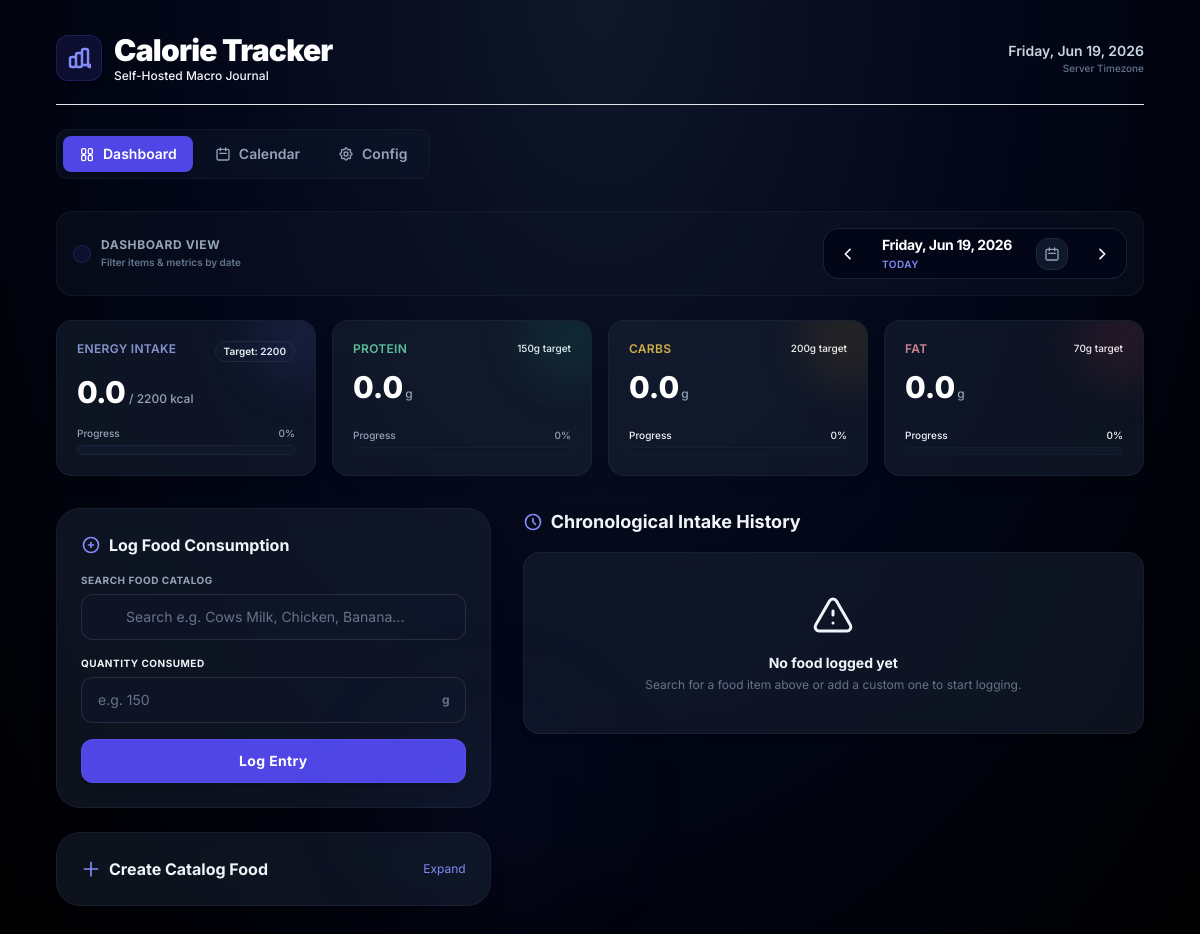
Before: / with the older database file.
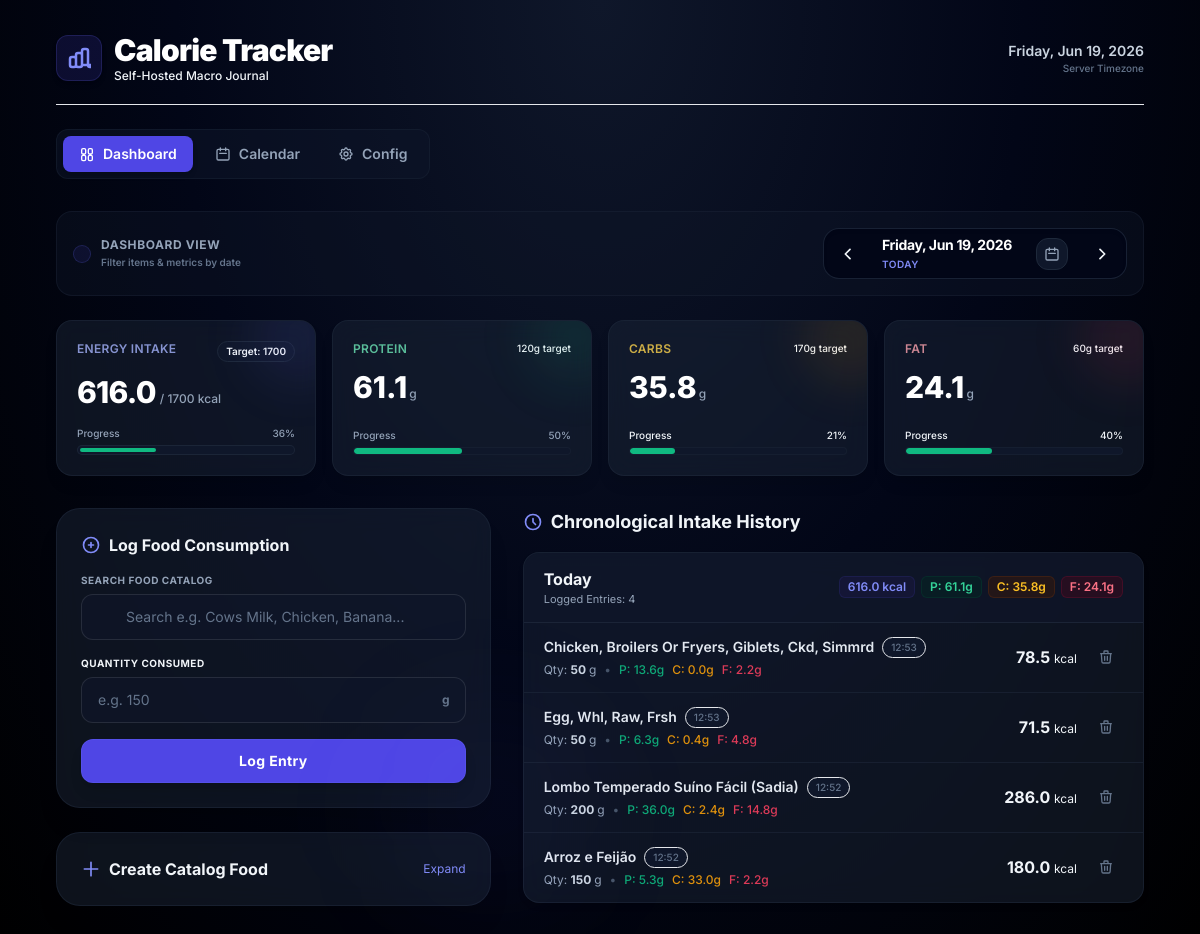
After: the same page with the newer database file.
### tables this page shows
CREATE TABLE targets (
        key TEXT PRIMARY KEY,
        value REAL NOT NULL
    );

CREATE TABLE logs (
        id INTEGER PRIMARY KEY AUTOINCREMENT,
        food_id INTEGER NOT NULL,
        quantity REAL NOT NULL,
        timestamp TEXT NOT NULL, -- Stored as ISO8601 string (YYYY-MM-DD HH:MM:SS)
        FOREIGN KEY (food_id) REFERENCES foods(id) ON DELETE CASCADE
    );

CREATE TABLE foods (
        id INTEGER PRIMARY KEY AUTOINCREMENT,
        name TEXT NOT NULL UNIQUE,
        calories REAL NOT NULL,
        protein REAL DEFAULT 0,
        carbs REAL DEFAULT 0,
        fat REAL DEFAULT 0,
        unit TEXT DEFAULT 'g'
    );

### app/main.py (the view)
@app.get("/", response_class=HTMLResponse)
def index_view(request: Request, date: str = None):
    if not date:
        date = datetime.now().strftime("%Y-%m-%d")
    try:
        date_obj = datetime.strptime(date, "%Y-%m-%d")
    except (ValueError, TypeError):
        date_obj = datetime.now()
        date = date_obj.strftime("%Y-%m-%d")
    prev_date = (date_obj - timedelta(days=1)).strftime("%Y-%m-%d")
    next_date = (date_obj + timedelta(days=1)).strftime("%Y-%m-%d")
    formatted_selected_date = date_obj.strftime("%A, %b %d, %Y")
    today_str = datetime.now().strftime("%Y-%m-%d")
    yesterday_str = (datetime.now() - timedelta(days=1)).strftime("%Y-%m-%d")
    tomorrow_str = (datetime.now() + timedelta(days=1)).strftime("%Y-%m-%d")
    if date == today_str:
        selected_day_name = "Today"
    elif date == yesterday_str:
        selected_day_name = "Yesterday"
    elif date == tomorrow_str:
        selected_day_name = "Tomorrow"
    else:
        selected_day_name = date_obj.strftime("%A")
    conn = get_db_connection()
    metrics = get_daily_metrics(conn, date)
    history = get_grouped_history(conn, date)
    conn.close()
    return templates.TemplateResponse(request, "index.html", {
        "metrics": metrics,
        "history": history,
        "active_tab": "dashboard",
        "selected_date": date,
        "formatted_selected_date": formatted_selected_date,
        "selected_day_name": selected_day_name,
        "prev_date": prev_date,
        "next_date": next_date,
        "today_date": today_str
    })

### app/templates/index.html (shortened to what the changed rows need)
{% extends "base.html" %}
{% block content %}
    <div id="metrics-panel" class="grid grid-cols-1 sm:grid-cols-2 lg:grid-cols-4 gap-4 mb-8">
        {% include "metrics.html" %}
    </div>
    <div class="grid grid-cols-1 lg:grid-cols-12 gap-8">
        <div class="lg:col-span-5 space-y-6">
            <div class="glass-panel p-6 rounded-3xl border border-slate-800/60 shadow-xl relative z-20">
                <h2 class="text-base font-bold text-slate-100 mb-4 flex items-center gap-2">
                    <svg xmlns="http://www.w3.org/2000/svg" class="h-5 w-5 text-indigo-400" fill="none" viewBox="0 0 24 24" stroke="currentColor">
                        <path stroke-linecap="round" stroke-linejoin="round" stroke-width="2" d="M12 9v3m0 0v3m0-3h3m-3 0H9m12 0a9 9 0 11-18 0 9 9 0 0118 0z" />
                    </svg>
                    Log Food Consumption
                </h2>
            </div>
            <details class="group glass-panel rounded-3xl border border-slate-800/60 p-6 shadow-xl relative z-10 overflow-hidden transition-all duration-200">
                <summary class="list-none flex justify-between items-center cursor-pointer select-none">
                    <h2 class="text-base font-bold text-slate-100 flex items-center gap-2">
                        <svg xmlns="http://www.w3.org/2000/svg" class="h-5 w-5 text-indigo-400 group-open:rotate-45 transition-transform duration-200" fill="none" viewBox="0 0 24 24" stroke="currentColor">
                            <path stroke-linecap="round" stroke-linejoin="round" stroke-width="2" d="M12 4v16m8-8H4" />
                        </svg>
                        Create Catalog Food
                    </h2>
                </summary>
            </details>
        </div>
        <div class="lg:col-span-7">
            <h2 class="text-lg font-bold text-slate-100 mb-4 flex items-center gap-2">
                <svg xmlns="http://www.w3.org/2000/svg" class="h-5 w-5 text-indigo-400" fill="none" viewBox="0 0 24 24" stroke="currentColor">
                    <path stroke-linecap="round" stroke-linejoin="round" stroke-width="2" d="M12 8v4l3 3m6-3a9 9 0 11-18 0 9 9 0 0118 0z" />
                </svg>
                Chronological Intake History
            </h2>
            <div id="history-panel">
                {% include "logs.html" %}
            </div>
        </div>
    </div>
{% endblock %}

### app/templates/metrics.html (shortened to what the changed rows need)
<div class="glass-panel p-5 rounded-2xl relative overflow-hidden flex flex-col justify-between min-h-[140px] border border-slate-800/60 shadow-lg">
    <div>
        <div class="flex justify-between items-start">
            <span class="text-xs font-semibold tracking-wide uppercase text-indigo-300/80">Energy Intake</span>
            <span class="text-[10px] px-2 py-0.5 rounded-full bg-slate-900 text-slate-350 font-semibold border border-slate-800">
                Target: {{ metrics.targets.calories | int }}
            </span>
        </div>
        <div class="mt-3 flex items-baseline gap-1">
            <span class="text-3xl font-extrabold tracking-tight text-white">{{ metrics.totals.calories }}</span>
            <span class="text-xs text-slate-400 font-medium">/ {{ metrics.targets.calories | int }} kcal</span>
        </div>
    </div>
    <div class="mt-4">
        <div class="flex justify-between text-[10px] mb-1 font-medium text-slate-400">
            <span>Progress</span>
            <span>{{ metrics.percentages.calories }}%</span>
        </div>
        <div class="w-full bg-slate-900 rounded-full h-2.5 p-0.5 border border-slate-800/80 overflow-hidden">
            <div
                class="h-full rounded-full progress-bar-transition {{ metrics.colors.calories }}"
                style="width: {{ metrics.bar_widths.calories }}%"
            ></div>
        </div>
    </div>
</div>
<div class="glass-panel p-5 rounded-2xl relative overflow-hidden flex flex-col justify-between min-h-[140px] border border-slate-800/60 shadow-lg">
    <div>
        <div class="flex justify-between items-start">
            <span class="text-xs font-semibold tracking-wide uppercase text-emerald-300/80">Protein</span>
            <span class="text-[10px] text-slate-450 font-medium">{{ metrics.targets.protein | int }}g target</span>
        </div>
        <div class="mt-3 flex items-baseline gap-0.5">
            <span class="text-3xl font-extrabold text-white">{{ metrics.totals.protein }}</span>
            <span class="text-xs text-slate-400 font-medium">g</span>
        </div>
    </div>
    <div class="mt-4">
        <div class="flex justify-between text-[10px] mb-1 font-medium text-slate-400">
            <span>Progress</span>
            <span>{{ metrics.percentages.protein }}%</span>
        </div>
        <div class="w-full bg-slate-900 rounded-full h-2 overflow-hidden border border-slate-800/40">
            <div
                class="h-full rounded-full progress-bar-transition {{ metrics.colors.protein }}"
                style="width: {{ metrics.bar_widths.protein }}%"
            ></div>
        </div>
    </div>
</div>
<div class="glass-panel p-5 rounded-2xl relative overflow-hidden flex flex-col justify-between min-h-[140px] border border-slate-800/60 shadow-lg">
    <div>
        <div class="flex justify-between items-start">
            <span class="text-xs font-semibold tracking-wide uppercase text-amber-300/80">Carbs</span>
            <span class="text-[10px] text-slate-450 font-medium">{{ metrics.targets.carbs | int }}g target</span>
        </div>
        <div class="mt-3 flex items-baseline gap-0.5">
            <span class="text-3xl font-extrabold text-white">{{ metrics.totals.carbs }}</span>
            <span class="text-xs text-slate-400 font-medium">g</span>
        </div>
    </div>
    <div class="mt-4">
        <div class="flex justify-between text-[10px] mb-1 font-medium text-slate-450">
            <span>Progress</span>
            <span>{{ metrics.percentages.carbs }}%</span>
        </div>
        <div class="w-full bg-slate-900 rounded-full h-2 overflow-hidden border border-slate-800/40">
            <div
                class="h-full rounded-full progress-bar-transition {{ metrics.colors.carbs }}"
                style="width: {{ metrics.bar_widths.carbs }}%"
            ></div>
        </div>
    </div>
</div>
<div class="glass-panel p-5 rounded-2xl relative overflow-hidden flex flex-col justify-between min-h-[140px] border border-slate-800/60 shadow-lg">
    <div>
        <div class="flex justify-between items-start">
            <span class="text-xs font-semibold tracking-wide uppercase text-rose-300/80">Fat</span>
            <span class="text-[10px] text-slate-450 font-medium">{{ metrics.targets.fat | int }}g target</span>
        </div>
        <div class="mt-3 flex items-baseline gap-0.5">
            <span class="text-3xl font-extrabold text-white">{{ metrics.totals.fat }}</span>
            <span class="text-xs text-slate-400 font-medium">g</span>
        </div>
    </div>
    <div class="mt-4">
        <div class="flex justify-between text-[10px] mb-1 font-medium text-slate-450">
            <span>Progress</span>
            <span>{{ metrics.percentages.fat }}%</span>
        </div>
        <div class="w-full bg-slate-900 rounded-full h-2 overflow-hidden border border-slate-800/40">
            <div
                class="h-full rounded-full progress-bar-transition {{ metrics.colors.fat }}"
                style="width: {{ metrics.bar_widths.fat }}%"
            ></div>
        </div>
    </div>
</div>

### app/templates/logs.html (shortened to what the changed rows need)
<div class="space-y-6">
    {% if history %}
        {% for day_name, data in history.items() %}
            <div class="glass-panel rounded-2xl overflow-hidden border border-slate-800/60 shadow-md">
                <div class="px-5 py-3.5 bg-slate-900/60 border-b border-slate-800/80 flex flex-col sm:flex-row justify-between items-start sm:items-center gap-2">
                    <div>
                        <h3 class="text-base font-bold text-slate-100">{{ day_name }}</h3>
                        <p class="text-[11px] text-slate-400">Logged Entries: {{ data['items'] | length }}</p>
                    </div>
                    <div class="flex flex-wrap gap-1.5 text-xs font-semibold">
                        <span class="px-2 py-0.5 bg-indigo-950/40 text-indigo-400 rounded-md border border-indigo-900/30">
                            {{ data.totals.calories }} kcal
                        </span>
                        <span class="px-2 py-0.5 bg-emerald-950/40 text-emerald-400 rounded-md border border-emerald-900/30">
                            P: {{ data.totals.protein }}g
                        </span>
                        <span class="px-2 py-0.5 bg-amber-950/40 text-amber-400 rounded-md border border-amber-900/30">
                            C: {{ data.totals.carbs }}g
                        </span>
                        <span class="px-2 py-0.5 bg-rose-950/40 text-rose-400 rounded-md border border-rose-900/30">
                            F: {{ data.totals.fat }}g
                        </span>
                    </div>
                </div>
                <ul class="divide-y divide-slate-800/60">
                    {% for item in data['items'] %}
                        <li class="px-5 py-3.5 flex justify-between items-center gap-3 hover:bg-slate-800/10 transition-colors duration-150">
                            <div class="min-w-0 flex-1">
                                <div class="flex items-center gap-2">
                                    <span class="font-semibold text-slate-200 text-sm truncate">{{ item.name }}</span>
                                    <span class="text-[10px] text-slate-500 font-medium px-2 py-0.5 bg-slate-900 rounded-full border border-slate-850 shrink-0">
                                        {{ item.time }}
                                    </span>
                                </div>
                                <div class="mt-1 flex items-center gap-2 text-xs text-slate-400">
                                    <span>Qty: <strong class="text-slate-300">
                                        {% if item.unit == 'g' %}
                                            {{ item.quantity | int if item.quantity == item.quantity | int else item.quantity }}
                                        {% else %}
                                            {{ item.quantity | int if item.quantity == item.quantity | int else item.quantity }}
                                        {% endif %}
                                    </strong>{{ item.unit }}</span>
                                    <span class="text-slate-600">•</span>
                                    <span class="flex gap-2">
                                        <span class="text-emerald-500/90 font-medium">P: {{ item.protein }}g</span>
                                        <span class="text-amber-500/90 font-medium">C: {{ item.carbs }}g</span>
                                        <span class="text-rose-500/90 font-medium">F: {{ item.fat }}g</span>
                                    </span>
                                </div>
                            </div>
                            <div class="flex items-center gap-3 shrink-0">
                                <span class="font-bold text-slate-100 text-sm sm:text-base">
                                    {{ item.calories }} <span class="text-xs text-slate-450 font-normal">kcal</span>
                                </span>
                                <button
                                    hx-delete="/log/{{ item.log_id }}?date={{ selected_date }}"
                                    hx-target="#history-panel"
                                    hx-swap="innerHTML"
                                    class="text-slate-500 hover:text-rose-450 hover:bg-rose-500/10 p-2 rounded-lg transition-all duration-150 border border-transparent hover:border-rose-500/20"
                                    title="Delete Log"
                                >
                                    <svg xmlns="http://www.w3.org/2500/svg" class="h-4 w-4" fill="none" viewBox="0 0 24 24" stroke="currentColor" stroke-width="2">
                                        <path stroke-linecap="round" stroke-linejoin="round" d="M19 7l-.867 12.142A2 2 0 0116.138 21H7.862a2 2 0 01-1.995-1.858L5 7m5 4v6m4-6v6m1-10V4a1 1 0 00-1-1h-4a1 1 0 00-1 1v3M4 7h16" />
                                    </svg>
                                </button>
                            </div>
                        </li>
                    {% endfor %}
                </ul>
            </div>
        {% endfor %}
    {% else %}
        <div class="glass-panel rounded-2xl p-10 text-center border border-slate-800/60 shadow-md">
            <h4 class="text-sm font-bold text-slate-350">No food logged yet</h4>
            <p class="text-xs text-slate-500 mt-1">Search for a food item above or add a custom one to start logging.</p>
        </div>
    {% endif %}
</div>

Changed rows visible on the page:
changed targets (number 1 of 4 on the later page): targets.calories "2200" → "1700"
changed targets (number 2 of 4 on the later page): targets.protein "150" → "120"
changed targets (number 3 of 4 on the later page): targets.carbs "200" → "170"
changed targets (number 4 of 4 on the later page): targets.fat "70" → "60"
added logs: name "Chicken, Broilers Or Fryers, Giblets, Ckd, Simmrd", time "12:53", quantity "50", unit "g", protein "13.6", carbs "0.0", fat "2.2", calories "78.5"
added logs: name "Egg, Whl, Raw, Frsh", time "12:53", quantity "50", unit "g", protein "6.3", carbs "0.4", fat "4.8", calories "71.5"
added logs: name "Lombo Temperado Suíno Fácil (Sadia)", time "12:52", quantity "200", unit "g", protein "36.0", carbs "2.4", fat "14.8", calories "286.0"
added logs: name "Arroz e Feijão", time "12:52", quantity "150", unit "g", protein "5.3", carbs "33.0", fat "2.2", calories "180.0"
Other visible differences:
{{ metrics.totals.calories }}: "0.0" → "616.0"
{{ metrics.percentages.calories }}: "0" → "36"
{{ metrics.totals.protein }}: "0.0" → "61.1"
{{ metrics.percentages.protein }}: "0" → "50"
{{ metrics.totals.carbs }}: "0.0" → "35.8"
{{ metrics.percentages.carbs }}: "0" → "21"
{{ metrics.totals.fat }}: "0.0" → "24.1"
{{ metrics.percentages.fat }}: "0" → "40"
new list line: "Today Logged Entries: 4 616.0 kcal P: 61.1 g C: 35.8 g F: 24.1 g"
text no longer shown: "No food logged yet Search for a food item above or add a custom one to start logging."
